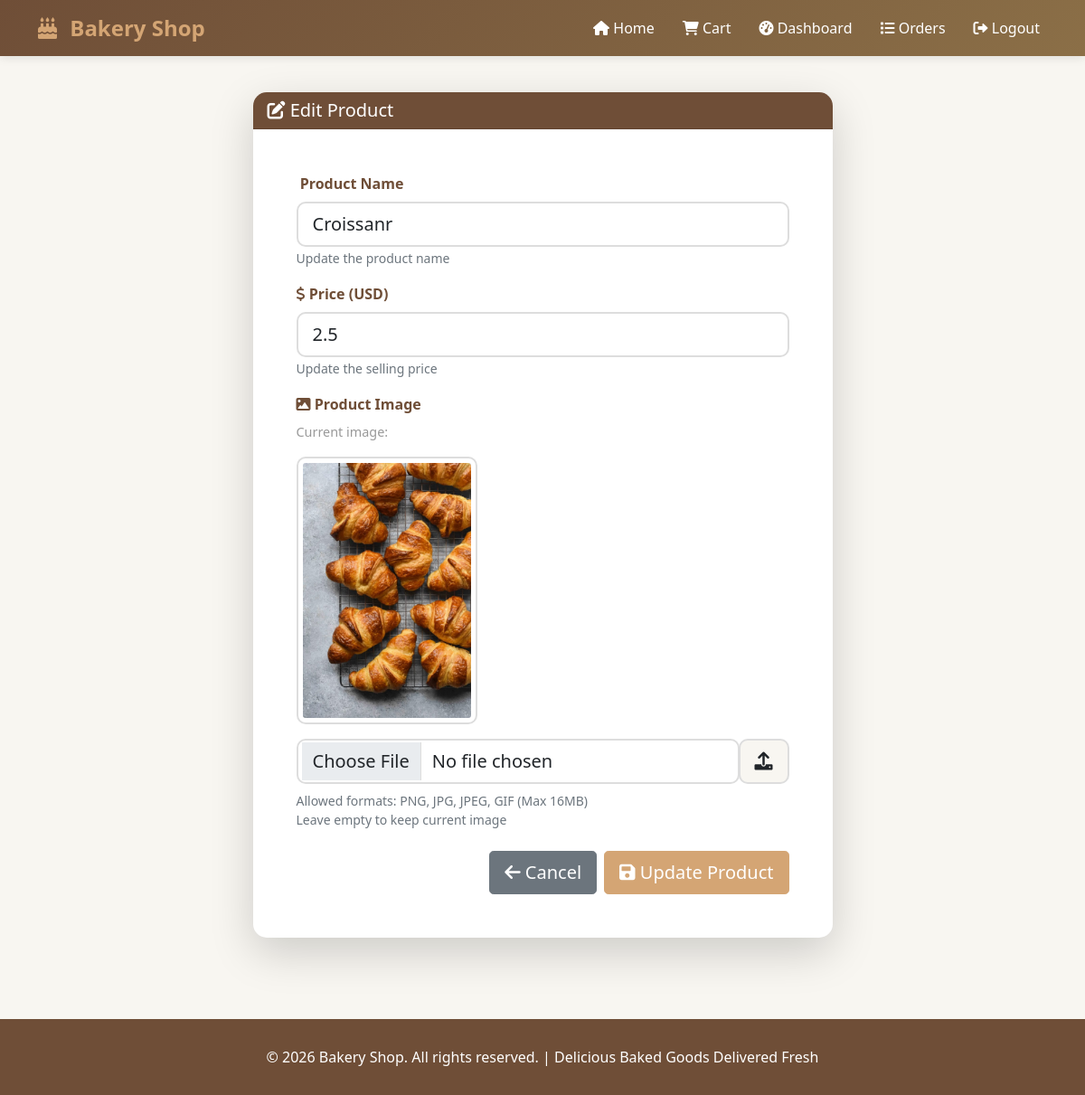
/edit_product/1 (signed in), run on the app's committed database.
### tables this page shows
CREATE TABLE products (
            id INTEGER PRIMARY KEY AUTOINCREMENT,
            name TEXT NOT NULL,
            price REAL NOT NULL,
            image TEXT,
            created_at TIMESTAMP DEFAULT CURRENT_TIMESTAMP
        );

### app.py (the view)
    def wrapper(*args, **kwargs):
        if not session.get('logged_in'):
            return redirect(url_for('login'))
        return f(*args, **kwargs)

### app.py (called while the page is built, shortened)
def get_db():
    conn = sqlite3.connect(DATABASE)
    conn.row_factory = sqlite3.Row
    return conn

def login_required(f):
    def wrapper(*args, **kwargs):
        if not session.get('logged_in'):
            return redirect(url_for('login'))
        return f(*args, **kwargs)
    wrapper.__name__ = f.__name__
    return wrapper

@app.route('/edit_product/<int:product_id>', methods=['GET', 'POST'])
@login_required
def edit_product(product_id):
    conn = get_db()
    cursor = conn.cursor()
    cursor.execute('SELECT * FROM products WHERE id = ?', (product_id,))
    product = cursor.fetchone()
    conn.close()
    if not product:
        return redirect(url_for('dashboard'))
    return render_template('edit_product.html', product=product)

### templates/edit_product.html (shortened to what this page needs)
{% extends "base.html" %}
{% block content %}
<div class="row justify-content-center">
    <div class="col-lg-7">
        <div class="card shadow-lg" style="border-radius: 15px; border: none;">
            <div class="card-header" style="background-color: #6f4e37; color: white; border-radius: 15px 15px 0 0;">
                <h5 class="mb-0"><i class="fas fa-edit"></i> Edit Product</h5>
            </div>
            <div class="card-body p-5">
                <form method="POST" enctype="multipart/form-data" action="{{ url_for('edit_product', product_id=product['id']) }}">
                    <div class="mb-3">
                        <label for="name" class="form-label" style="color: #6f4e37; font-weight: 600;">
                             Product Name
                        </label>
                        <input type="text" class="form-control form-control-lg" id="name" name="name"
                               value="{{ product['name'] }}" required style="border-radius: 10px; border: 2px solid #ddd;">
                        <small class="text-muted">Update the product name</small>
                    </div>
                    <div class="mb-3">
                        <label for="price" class="form-label" style="color: #6f4e37; font-weight: 600;">
                            <i class="fas fa-dollar-sign"></i> Price (USD)
                        </label>
                        <input type="number" class="form-control form-control-lg" id="price" name="price"
                               value="{{ product['price'] }}" step="0.01" min="0" required style="border-radius: 10px; border: 2px solid #ddd;">
                        <small class="text-muted">Update the selling price</small>
                    </div>
                    <div class="mb-4">
                        <label for="image" class="form-label" style="color: #6f4e37; font-weight: 600;">
                            <i class="fas fa-image"></i> Product Image
                        </label>
                        {% if product['image'] %}
                            <div class="mb-3">
                                <p style="color: #999; font-size: 0.9rem;">Current image:</p>
                                <img src="{{ url_for('static', filename='uploads/' + product['image']) }}"
                                     alt="{{ product['name'] }}"
                                     style="max-width: 200px; border-radius: 10px; border: 2px solid #ddd; padding: 5px;">
                            </div>
                        {% endif %}
                        <div class="input-group input-group-lg">
                            <input type="file" class="form-control" id="image" name="image" accept="image/*" style="border-radius: 10px; border: 2px solid #ddd;">
                            <span class="input-group-text" style="border-radius: 10px; background-color: #f8f6f1; border: 2px solid #ddd;">
                                <i class="fas fa-upload"></i>
                            </span>
                        </div>
                        <small class="text-muted d-block mt-2">
                            Allowed formats: PNG, JPG, JPEG, GIF (Max 16MB)
                        </small>
                        <small class="text-muted d-block">Leave empty to keep current image</small>
                    </div>
                    <div class="d-grid gap-2 d-md-flex justify-content-md-end">
                        <a href="{{ url_for('dashboard') }}" class="btn btn-secondary btn-lg">
                            <i class="fas fa-arrow-left"></i> Cancel
                        </a>
                        <button type="submit" class="btn btn-primary btn-lg">
                            <i class="fas fa-save"></i> Update Product
                        </button>
                    </div>
                </form>
            </div>
        </div>
    </div>
</div>
{% endblock %}

### templates/base.html (style rules this page uses)
:root { --primary-color: #d4a574; --dark-color: #6f4e37; --light-color: #f8f6f1; }
body { background-color: var(--light-color); font-family: 'Segoe UI', Tahoma, Geneva, Verdana, sans-serif; }
.btn-primary { background-color: var(--primary-color); border-color: var(--primary-color); color: white; }

### data on the page
products: name "Croissanr", price "2.5", image (picture)
